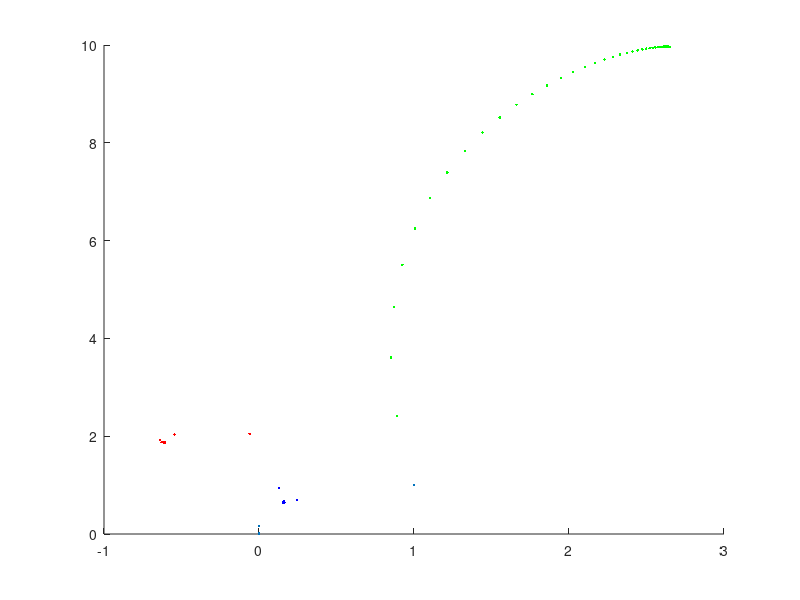

MATLAB code to generate this figure:
# Definizioni
x=[1; 1];
A1=[0.85 0.04; -0.04 0.85];
b1=[0 ;1.6];
A2=[0.20 -0.26; 0.23 0.22];
b2=[0 ;1.6];
A3=[-0.15 0.28; 0.26 0.24];
b3=[0 ;0.44];
A4=[0 0;0 0.16];
b4=[0;0];

S1(:,1)=x;
S2(:,1)=x;
S3(:,1)=x;
S4(:,1)=x;
for i=2:50
	S1(:,i)=A1*(S1(:,i-1))+b1;
	S2(:,i)=A2*(S2(:,i-1))+b2;
	S3(:,i)=A3*(S3(:,i-1))+b3;
	S4(:,i)=A4*(S4(:,i-1))+b4;
end

hold on
plot(S1(1,:),S1(2,:),'g.')
plot(S2(1,:),S2(2,:),'r.')
plot(S3(1,:),S3(2,:),'b.')
plot(S4(1,:),S4(2,:),'p.')
